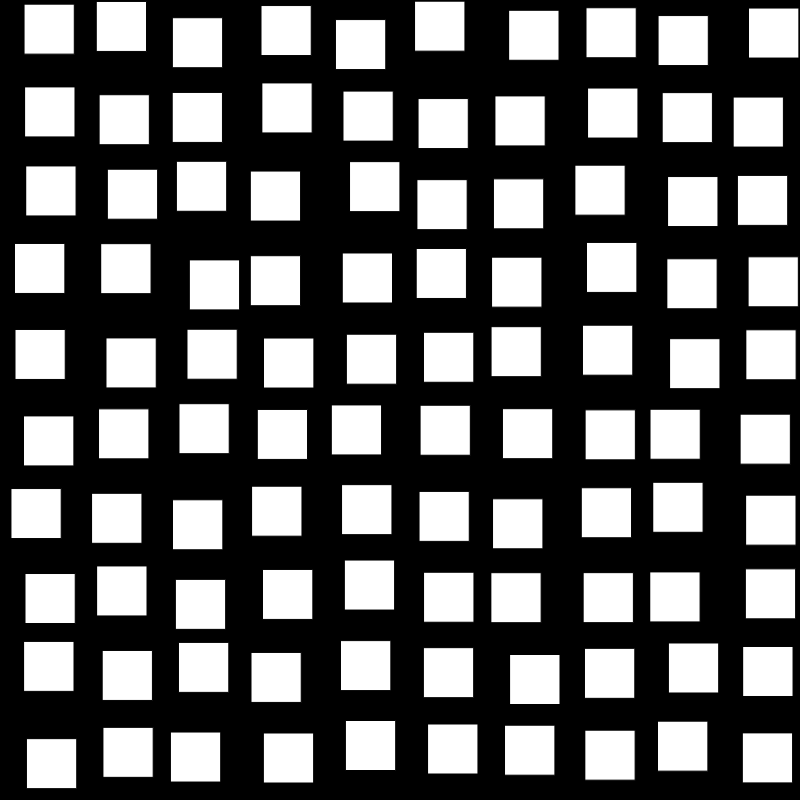
Frame 1 (no input)
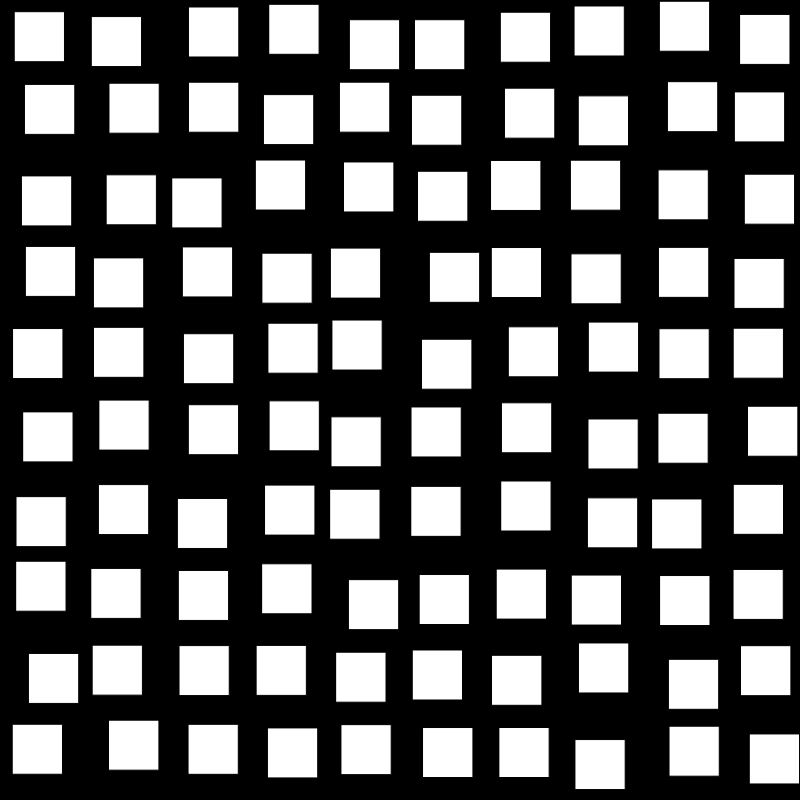
Frame 2 (the mouse pressed at the canvas centre, redrawn once)

The p5.js sketch that drew these frames (run headless with seeded random() and noise() and a simulated clock; the mouse was pressed at the canvas centre and the sketch redrawn once):

// p5.js sketch
// ── sketch.js
function setup() {
  createCanvas(800, 800);
  
  // if you call noLoop in setup, then draw() will run exactly once
  noLoop();
}

function draw() {
  
  background(0);
  
  for (var i=0; i<10; i++) {
    for (var j=0; j<10; j++) {
      
      var x = 20 + 80*i + random(-10, 10);
      var y = random(20) + 80*j;
      
      fill(255);
      rect(x, y, 50, 50);
      
    }
  }


}
